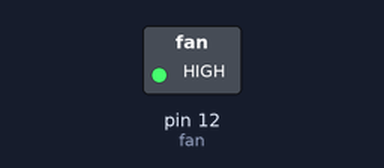
This sketch was run on a simulated Arduino Uno, built with avr-gcc and run on an emulated ATmega328P. On the bench: switched loads named in the sketch (green lamp = pin HIGH).

Above: at 2.5 s.
At 6.0 s:
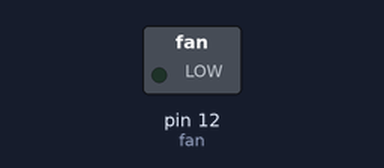
Timing chart, 0 to 9.1 s (numbered marks = the images above):
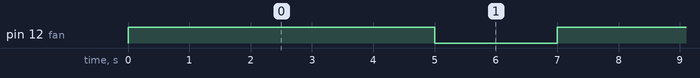

The sketch:

Prueba_de_ventilador.ino
```cpp
int fan = 12;  // El ventilador

void setup() {
  pinMode(fan, OUTPUT);
}

void loop() {

  digitalWrite(fan, HIGH);
  delay(5000);

  digitalWrite(fan, LOW);
  delay(2000);
}
```

Measured:
- by itself, pin 12 (fan): alternates HIGH for 5.0 s and LOW for 2.0 s
